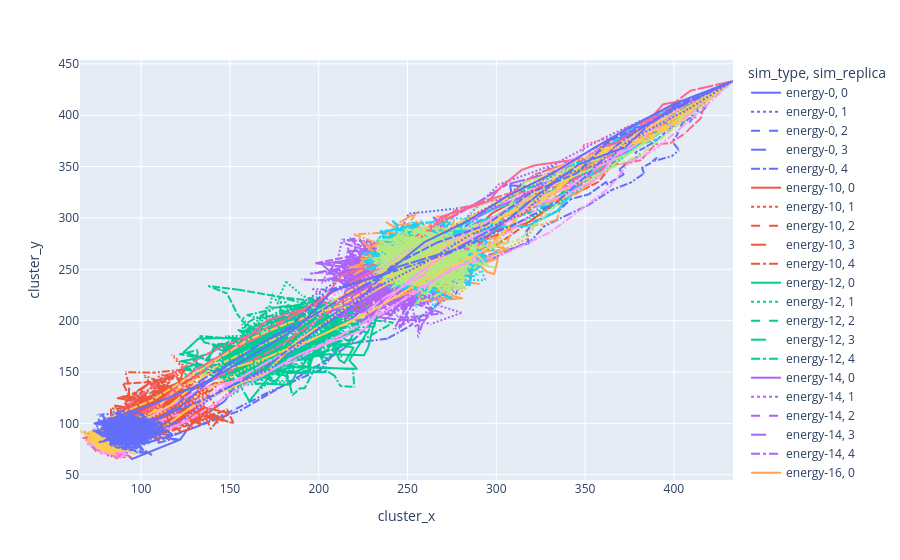

This figure's notebook cell:
### Code cell
# Cluster trajectories
px.line(
    displdf,
    x="cluster_x",
    y="cluster_y",
    color="sim_type",
    line_dash="sim_replica"
)

### Figure 1 — Plotly figure (JSON) as saved in the notebook; plotly's stock layout.template omitted (floating-point values rounded to 4 significant figures; data arrays with more than 128 entries replaced by an {"elided": "..."} marker saying what was removed)
{"data": [{"hovertemplate": "sim_type=energy-0<br>sim_replica=0<br>cluster_x=%{x}<br>cluster_y=%{y}<extra></extra>", "legendgroup": "energy-0, 0", "line": {"color": "#636efa", "dash": "solid"}, "marker": {"symbol": "circle"}, "mode": "lines", "name": "energy-0, 0", "showlegend": true, "type": "scattergl", "x": {"elided": "150 float values"}, "xaxis": "x", "y": {"elided": "150 float values"}, "yaxis": "y"}, {"hovertemplate": "sim_type=energy-0<br>sim_replica=1<br>cluster_x=%{x}<br>cluster_y=%{y}<extra></extra>", "legendgroup": "energy-0, 1", "line": {"color": "#636efa", "dash": "dot"}, "marker": {"symbol": "circle"}, "mode": "lines", "name": "energy-0, 1", "showlegend": true, "type": "scattergl", "x": {"elided": "150 float values"}, "xaxis": "x", "y": {"elided": "150 float values"}, "yaxis": "y"}, {"hovertemplate": "sim_type=energy-0<br>sim_replica=2<br>cluster_x=%{x}<br>cluster_y=%{y}<extra></extra>", "legendgroup": "energy-0, 2", "line": {"color": "#636efa", "dash": "dash"}, "marker": {"symbol": "circle"}, "mode": "lines", "name": "energy-0, 2", "showlegend": true, "type": "scattergl", "x": {"elided": "150 float values"}, "xaxis": "x", "y": {"elided": "150 float values"}, "yaxis": "y"}, {"hovertemplate": "sim_type=energy-0<br>sim_replica=3<br>cluster_x=%{x}<br>cluster_y=%{y}<extra></extra>", "legendgroup": "energy-0, 3", "line": {"color": "#636efa", "dash": "longdash"}, "marker": {"symbol": "circle"}, "mode": "lines", "name": "energy-0, 3", "showlegend": true, "type": "scattergl", "x": {"elided": "150 float values"}, "xaxis": "x", "y": {"elided": "150 float values"}, "yaxis": "y"}, {"hovertemplate": "sim_type=energy-0<br>sim_replica=4<br>cluster_x=%{x}<br>cluster_y=%{y}<extra></extra>", "legendgroup": "energy-0, 4", "line": {"color": "#636efa", "dash": "dashdot"}, "marker": {"symbol": "circle"}, "mode": "lines", "name": "energy-0, 4", "showlegend": true, "type": "scattergl", "x": {"elided": "150 float values"}, "xaxis": "x", "y": {"elided": "150 float values"}, "yaxis": "y"}, {"hovertemplate": "sim_type=energy-10<br>sim_replica=0<br>cluster_x=%{x}<br>cluster_y=%{y}<extra></extra>", "legendgroup": "energy-10, 0", "line": {"color": "#EF553B", "dash": "solid"}, "marker": {"symbol": "circle"}, "mode": "lines", "name": "energy-10, 0", "showlegend": true, "type": "scattergl", "x": {"elided": "150 float values"}, "xaxis": "x", "y": {"elided": "150 float values"}, "yaxis": "y"}, {"hovertemplate": "sim_type=energy-10<br>sim_replica=1<br>cluster_x=%{x}<br>cluster_y=%{y}<extra></extra>", "legendgroup": "energy-10, 1", "line": {"color": "#EF553B", "dash": "dot"}, "marker": {"symbol": "circle"}, "mode": "lines", "name": "energy-10, 1", "showlegend": true, "type": "scattergl", "x": {"elided": "150 float values"}, "xaxis": "x", "y": {"elided": "150 float values"}, "yaxis": "y"}, {"hovertemplate": "sim_type=energy-10<br>sim_replica=2<br>cluster_x=%{x}<br>cluster_y=%{y}<extra></extra>", "legendgroup": "energy-10, 2", "line": {"color": "#EF553B", "dash": "dash"}, "marker": {"symbol": "circle"}, "mode": "lines", "name": "energy-10, 2", "showlegend": true, "type": "scattergl", "x": {"elided": "150 float values"}, "xaxis": "x", "y": {"elided": "150 float values"}, "yaxis": "y"}, {"hovertemplate": "sim_type=energy-10<br>sim_replica=3<br>cluster_x=%{x}<br>cluster_y=%{y}<extra></extra>", "legendgroup": "energy-10, 3", "line": {"color": "#EF553B", "dash": "longdash"}, "marker": {"symbol": "circle"}, "mode": "lines", "name": "energy-10, 3", "showlegend": true, "type": "scattergl", "x": {"elided": "150 float values"}, "xaxis": "x", "y": {"elided": "150 float values"}, "yaxis": "y"}, {"hovertemplate": "sim_type=energy-10<br>sim_replica=4<br>cluster_x=%{x}<br>cluster_y=%{y}<extra></extra>", "legendgroup": "energy-10, 4", "line": {"color": "#EF553B", "dash": "dashdot"}, "marker": {"symbol": "circle"}, "mode": "lines", "name": "energy-10, 4", "showlegend": true, "type": "scattergl", "x": {"elided": "150 float values"}, "xaxis": "x", "y": {"elided": "150 float values"}, "yaxis": "y"}, {"hovertemplate": "sim_type=energy-12<br>sim_replica=0<br>cluster_x=%{x}<br>cluster_y=%{y}<extra></extra>", "legendgroup": "energy-12, 0", "line": {"color": "#00cc96", "dash": "solid"}, "marker": {"symbol": "circle"}, "mode": "lines", "name": "energy-12, 0", "showlegend": true, "type": "scattergl", "x": {"elided": "150 float values"}, "xaxis": "x", "y": {"elided": "150 float values"}, "yaxis": "y"}, {"hovertemplate": "sim_type=energy-12<br>sim_replica=1<br>cluster_x=%{x}<br>cluster_y=%{y}<extra></extra>", "legendgroup": "energy-12, 1", "line": {"color": "#00cc96", "dash": "dot"}, "marker": {"symbol": "circle"}, "mode": "lines", "name": "energy-12, 1", "showlegend": true, "type": "scattergl", "x": {"elided": "150 float values"}, "xaxis": "x", "y": {"elided": "150 float values"}, "yaxis": "y"}, {"hovertemplate": "sim_type=energy-12<br>sim_replica=2<br>cluster_x=%{x}<br>cluster_y=%{y}<extra></extra>", "legendgroup": "energy-12, 2", "line": {"color": "#00cc96", "dash": "dash"}, "marker": {"symbol": "circle"}, "mode": "lines", "name": "energy-12, 2", "showlegend": true, "type": "scattergl", "x": {"elided": "150 float values"}, "xaxis": "x", "y": {"elided": "150 float values"}, "yaxis": "y"}, {"hovertemplate": "sim_type=energy-12<br>sim_replica=3<br>cluster_x=%{x}<br>cluster_y=%{y}<extra></extra>", "legendgroup": "energy-12, 3", "line": {"color": "#00cc96", "dash": "longdash"}, "marker": {"symbol": "circle"}, "mode": "lines", "name": "energy-12, 3", "showlegend": true, "type": "scattergl", "x": {"elided": "150 float values"}, "xaxis": "x", "y": {"elided": "150 float values"}, "yaxis": "y"}, {"hovertemplate": "sim_type=energy-12<br>sim_replica=4<br>cluster_x=%{x}<br>cluster_y=%{y}<extra></extra>", "legendgroup": "energy-12, 4", "line": {"color": "#00cc96", "dash": "dashdot"}, "marker": {"symbol": "circle"}, "mode": "lines", "name": "energy-12, 4", "showlegend": true, "type": "scattergl", "x": {"elided": "150 float values"}, "xaxis": "x", "y": {"elided": "150 float values"}, "yaxis": "y"}, {"hovertemplate": "sim_type=energy-14<br>sim_replica=0<br>cluster_x=%{x}<br>cluster_y=%{y}<extra></extra>", "legendgroup": "energy-14, 0", "line": {"color": "#ab63fa", "dash": "solid"}, "marker": {"symbol": "circle"}, "mode": "lines", "name": "energy-14, 0", "showlegend": true, "type": "scattergl", "x": {"elided": "150 float values"}, "xaxis": "x", "y": {"elided": "150 float values"}, "yaxis": "y"}, {"hovertemplate": "sim_type=energy-14<br>sim_replica=1<br>cluster_x=%{x}<br>cluster_y=%{y}<extra></extra>", "legendgroup": "energy-14, 1", "line": {"color": "#ab63fa", "dash": "dot"}, "marker": {"symbol": "circle"}, "mode": "lines", "name": "energy-14, 1", "showlegend": true, "type": "scattergl", "x": {"elided": "150 float values"}, "xaxis": "x", "y": {"elided": "150 float values"}, "yaxis": "y"}, {"hovertemplate": "sim_type=energy-14<br>sim_replica=2<br>cluster_x=%{x}<br>cluster_y=%{y}<extra></extra>", "legendgroup": "energy-14, 2", "line": {"color": "#ab63fa", "dash": "dash"}, "marker": {"symbol": "circle"}, "mode": "lines", "name": "energy-14, 2", "showlegend": true, "type": "scattergl", "x": {"elided": "150 float values"}, "xaxis": "x", "y": {"elided": "150 float values"}, "yaxis": "y"}, {"hovertemplate": "sim_type=energy-14<br>sim_replica=3<br>cluster_x=%{x}<br>cluster_y=%{y}<extra></extra>", "legendgroup": "energy-14, 3", "line": {"color": "#ab63fa", "dash": "longdash"}, "marker": {"symbol": "circle"}, "mode": "lines", "name": "energy-14, 3", "showlegend": true, "type": "scattergl", "x": {"elided": "150 float values"}, "xaxis": "x", "y": {"elided": "150 float values"}, "yaxis": "y"}, {"hovertemplate": "sim_type=energy-14<br>sim_replica=4<br>cluster_x=%{x}<br>cluster_y=%{y}<extra></extra>", "legendgroup": "energy-14, 4", "line": {"color": "#ab63fa", "dash": "dashdot"}, "marker": {"symbol": "circle"}, "mode": "lines", "name": "energy-14, 4", "showlegend": true, "type": "scattergl", "x": {"elided": "150 float values"}, "xaxis": "x", "y": {"elided": "150 float values"}, "yaxis": "y"}, {"hovertemplate": "sim_type=energy-16<br>sim_replica=0<br>cluster_x=%{x}<br>cluster_y=%{y}<extra></extra>", "legendgroup": "energy-16, 0", "line": {"color": "#FFA15A", "dash": "solid"}, "marker": {"symbol": "circle"}, "mode": "lines", "name": "energy-16, 0", "showlegend": true, "type": "scattergl", "x": {"elided": "150 float values"}, "xaxis": "x", "y": {"elided": "150 float values"}, "yaxis": "y"}, {"hovertemplate": "sim_type=energy-16<br>sim_replica=1<br>cluster_x=%{x}<br>cluster_y=%{y}<extra></extra>", "legendgroup": "energy-16, 1", "line": {"color": "#FFA15A", "dash": "dot"}, "marker": {"symbol": "circle"}, "mode": "lines", "name": "energy-16, 1", "showlegend": true, "type": "scattergl", "x": {"elided": "150 float values"}, "xaxis": "x", "y": {"elided": "150 float values"}, "yaxis": "y"}, {"hovertemplate": "sim_type=energy-16<br>sim_replica=2<br>cluster_x=%{x}<br>cluster_y=%{y}<extra></extra>", "legendgroup": "energy-16, 2", "line": {"color": "#FFA15A", "dash": "dash"}, "marker": {"symbol": "circle"}, "mode": "lines", "name": "energy-16, 2", "showlegend": true, "type": "scattergl", "x": {"elided": "150 float values"}, "xaxis": "x", "y": {"elided": "150 float values"}, "yaxis": "y"}, {"hovertemplate": "sim_type=energy-16<br>sim_replica=3<br>cluster_x=%{x}<br>cluster_y=%{y}<extra></extra>", "legendgroup": "energy-16, 3", "line": {"color": "#FFA15A", "dash": "longdash"}, "marker": {"symbol": "circle"}, "mode": "lines", "name": "energy-16, 3", "showlegend": true, "type": "scattergl", "x": {"elided": "150 float values"}, "xaxis": "x", "y": {"elided": "150 float values"}, "yaxis": "y"}, {"hovertemplate": "sim_type=energy-16<br>sim_replica=4<br>cluster_x=%{x}<br>cluster_y=%{y}<extra></extra>", "legendgroup": "energy-16, 4", "line": {"color": "#FFA15A", "dash": "dashdot"}, "marker": {"symbol": "circle"}, "mode": "lines", "name": "energy-16, 4", "showlegend": true, "type": "scattergl", "x": {"elided": "150 float values"}, "xaxis": "x", "y": {"elided": "150 float values"}, "yaxis": "y"}, {"hovertemplate": "sim_type=energy-18<br>sim_replica=0<br>cluster_x=%{x}<br>cluster_y=%{y}<extra></extra>", "legendgroup": "energy-18, 0", "line": {"color": "#19d3f3", "dash": "solid"}, "marker": {"symbol": "circle"}, "mode": "lines", "name": "energy-18, 0", "showlegend": true, "type": "scattergl", "x": {"elided": "150 float values"}, "xaxis": "x", "y": {"elided": "150 float values"}, "yaxis": "y"}, {"hovertemplate": "sim_type=energy-18<br>sim_replica=1<br>cluster_x=%{x}<br>cluster_y=%{y}<extra></extra>", "legendgroup": "energy-18, 1", "line": {"color": "#19d3f3", "dash": "dot"}, "marker": {"symbol": "circle"}, "mode": "lines", "name": "energy-18, 1", "showlegend": true, "type": "scattergl", "x": {"elided": "150 float values"}, "xaxis": "x", "y": {"elided": "150 float values"}, "yaxis": "y"}, {"hovertemplate": "sim_type=energy-18<br>sim_replica=2<br>cluster_x=%{x}<br>cluster_y=%{y}<extra></extra>", "legendgroup": "energy-18, 2", "line": {"color": "#19d3f3", "dash": "dash"}, "marker": {"symbol": "circle"}, "mode": "lines", "name": "energy-18, 2", "showlegend": true, "type": "scattergl", "x": {"elided": "150 float values"}, "xaxis": "x", "y": {"elided": "150 float values"}, "yaxis": "y"}, {"hovertemplate": "sim_type=energy-18<br>sim_replica=3<br>cluster_x=%{x}<br>cluster_y=%{y}<extra></extra>", "legendgroup": "energy-18, 3", "line": {"color": "#19d3f3", "dash": "longdash"}, "marker": {"symbol": "circle"}, "mode": "lines", "name": "energy-18, 3", "showlegend": true, "type": "scattergl", "x": {"elided": "150 float values"}, "xaxis": "x", "y": {"elided": "150 float values"}, "yaxis": "y"}, {"hovertemplate": "sim_type=energy-18<br>sim_replica=4<br>cluster_x=%{x}<br>cluster_y=%{y}<extra></extra>", "legendgroup": "energy-18, 4", "line": {"color": "#19d3f3", "dash": "dashdot"}, "marker": {"symbol": "circle"}, "mode": "lines", "name": "energy-18, 4", "showlegend": true, "type": "scattergl", "x": {"elided": "150 float values"}, "xaxis": "x", "y": {"elided": "150 float values"}, "yaxis": "y"}, {"hovertemplate": "sim_type=energy-2<br>sim_replica=0<br>cluster_x=%{x}<br>cluster_y=%{y}<extra></extra>", "legendgroup": "energy-2, 0", "line": {"color": "#FF6692", "dash": "solid"}, "marker": {"symbol": "circle"}, "mode": "lines", "name": "energy-2, 0", "showlegend": true, "type": "scattergl", "x": {"elided": "150 float values"}, "xaxis": "x", "y": {"elided": "150 float values"}, "yaxis": "y"}, {"hovertemplate": "sim_type=energy-2<br>sim_replica=1<br>cluster_x=%{x}<br>cluster_y=%{y}<extra></extra>", "legendgroup": "energy-2, 1", "line": {"color": "#FF6692", "dash": "dot"}, "marker": {"symbol": "circle"}, "mode": "lines", "name": "energy-2, 1", "showlegend": true, "type": "scattergl", "x": {"elided": "150 float values"}, "xaxis": "x", "y": {"elided": "150 float values"}, "yaxis": "y"}, {"hovertemplate": "sim_type=energy-2<br>sim_replica=2<br>cluster_x=%{x}<br>cluster_y=%{y}<extra></extra>", "legendgroup": "energy-2, 2", "line": {"color": "#FF6692", "dash": "dash"}, "marker": {"symbol": "circle"}, "mode": "lines", "name": "energy-2, 2", "showlegend": true, "type": "scattergl", "x": {"elided": "150 float values"}, "xaxis": "x", "y": {"elided": "150 float values"}, "yaxis": "y"}, {"hovertemplate": "sim_type=energy-2<br>sim_replica=3<br>cluster_x=%{x}<br>cluster_y=%{y}<extra></extra>", "legendgroup": "energy-2, 3", "line": {"color": "#FF6692", "dash": "longdash"}, "marker": {"symbol": "circle"}, "mode": "lines", "name": "energy-2, 3", "showlegend": true, "type": "scattergl", "x": {"elided": "150 float values"}, "xaxis": "x", "y": {"elided": "150 float values"}, "yaxis": "y"}, {"hovertemplate": "sim_type=energy-2<br>sim_replica=4<br>cluster_x=%{x}<br>cluster_y=%{y}<extra></extra>", "legendgroup": "energy-2, 4", "line": {"color": "#FF6692", "dash": "dashdot"}, "marker": {"symbol": "circle"}, "mode": "lines", "name": "energy-2, 4", "showlegend": true, "type": "scattergl", "x": {"elided": "150 float values"}, "xaxis": "x", "y": {"elided": "150 float values"}, "yaxis": "y"}, {"hovertemplate": "sim_type=energy-20<br>sim_replica=0<br>cluster_x=%{x}<br>cluster_y=%{y}<extra></extra>", "legendgroup": "energy-20, 0", "line": {"color": "#B6E880", "dash": "solid"}, "marker": {"symbol": "circle"}, "mode": "lines", "name": "energy-20, 0", "showlegend": true, "type": "scattergl", "x": {"elided": "150 float values"}, "xaxis": "x", "y": {"elided": "150 float values"}, "yaxis": "y"}, {"hovertemplate": "sim_type=energy-20<br>sim_replica=1<br>cluster_x=%{x}<br>cluster_y=%{y}<extra></extra>", "legendgroup": "energy-20, 1", "line": {"color": "#B6E880", "dash": "dot"}, "marker": {"symbol": "circle"}, "mode": "lines", "name": "energy-20, 1", "showlegend": true, "type": "scattergl", "x": {"elided": "150 float values"}, "xaxis": "x", "y": {"elided": "150 float values"}, "yaxis": "y"}, {"hovertemplate": "sim_type=energy-20<br>sim_replica=2<br>cluster_x=%{x}<br>cluster_y=%{y}<extra></extra>", "legendgroup": "energy-20, 2", "line": {"color": "#B6E880", "dash": "dash"}, "marker": {"symbol": "circle"}, "mode": "lines", "name": "energy-20, 2", "showlegend": true, "type": "scattergl", "x": {"elided": "150 float values"}, "xaxis": "x", "y": {"elided": "150 float values"}, "yaxis": "y"}, {"hovertemplate": "sim_type=energy-20<br>sim_replica=3<br>cluster_x=%{x}<br>cluster_y=%{y}<extra></extra>", "legendgroup": "energy-20, 3", "line": {"color": "#B6E880", "dash": "longdash"}, "marker": {"symbol": "circle"}, "mode": "lines", "name": "energy-20, 3", "showlegend": true, "type": "scattergl", "x": {"elided": "150 float values"}, "xaxis": "x", "y": {"elided": "150 float values"}, "yaxis": "y"}, {"hovertemplate": "sim_type=energy-20<br>sim_replica=4<br>cluster_x=%{x}<br>cluster_y=%{y}<extra></extra>", "legendgroup": "energy-20, 4", "line": {"color": "#B6E880", "dash": "dashdot"}, "marker": {"symbol": "circle"}, "mode": "lines", "name": "energy-20, 4", "showlegend": true, "type": "scattergl", "x": {"elided": "150 float values"}, "xaxis": "x", "y": {"elided": "150 float values"}, "yaxis": "y"}, {"hovertemplate": "sim_type=energy-4<br>sim_replica=0<br>cluster_x=%{x}<br>cluster_y=%{y}<extra></extra>", "legendgroup": "energy-4, 0", "line": {"color": "#FF97FF", "dash": "solid"}, "marker": {"symbol": "circle"}, "mode": "lines", "name": "energy-4, 0", "showlegend": true, "type": "scattergl", "x": {"elided": "150 float values"}, "xaxis": "x", "y": {"elided": "150 float values"}, "yaxis": "y"}, {"hovertemplate": "sim_type=energy-4<br>sim_replica=1<br>cluster_x=%{x}<br>cluster_y=%{y}<extra></extra>", "legendgroup": "energy-4, 1", "line": {"color": "#FF97FF", "dash": "dot"}, "marker": {"symbol": "circle"}, "mode": "lines", "name": "energy-4, 1", "showlegend": true, "type": "scattergl", "x": {"elided": "150 float values"}, "xaxis": "x", "y": {"elided": "150 float values"}, "yaxis": "y"}, {"hovertemplate": "sim_type=energy-4<br>sim_replica=2<br>cluster_x=%{x}<br>cluster_y=%{y}<extra></extra>", "legendgroup": "energy-4, 2", "line": {"color": "#FF97FF", "dash": "dash"}, "marker": {"symbol": "circle"}, "mode": "lines", "name": "energy-4, 2", "showlegend": true, "type": "scattergl", "x": {"elided": "150 float values"}, "xaxis": "x", "y": {"elided": "150 float values"}, "yaxis": "y"}, {"hovertemplate": "sim_type=energy-4<br>sim_replica=3<br>cluster_x=%{x}<br>cluster_y=%{y}<extra></extra>", "legendgroup": "energy-4, 3", "line": {"color": "#FF97FF", "dash": "longdash"}, "marker": {"symbol": "circle"}, "mode": "lines", "name": "energy-4, 3", "showlegend": true, "type": "scattergl", "x": {"elided": "150 float values"}, "xaxis": "x", "y": {"elided": "150 float values"}, "yaxis": "y"}, {"hovertemplate": "sim_type=energy-4<br>sim_replica=4<br>cluster_x=%{x}<br>cluster_y=%{y}<extra></extra>", "legendgroup": "energy-4, 4", "line": {"color": "#FF97FF", "dash": "dashdot"}, "marker": {"symbol": "circle"}, "mode": "lines", "name": "energy-4, 4", "showlegend": true, "type": "scattergl", "x": {"elided": "150 float values"}, "xaxis": "x", "y": {"elided": "150 float values"}, "yaxis": "y"}, {"hovertemplate": "sim_type=energy-6<br>sim_replica=0<br>cluster_x=%{x}<br>cluster_y=%{y}<extra></extra>", "legendgroup": "energy-6, 0", "line": {"color": "#FECB52", "dash": "solid"}, "marker": {"symbol": "circle"}, "mode": "lines", "name": "energy-6, 0", "showlegend": true, "type": "scattergl", "x": {"elided": "150 float values"}, "xaxis": "x", "y": {"elided": "150 float values"}, "yaxis": "y"}, {"hovertemplate": "sim_type=energy-6<br>sim_replica=1<br>cluster_x=%{x}<br>cluster_y=%{y}<extra></extra>", "legendgroup": "energy-6, 1", "line": {"color": "#FECB52", "dash": "dot"}, "marker": {"symbol": "circle"}, "mode": "lines", "name": "energy-6, 1", "showlegend": true, "type": "scattergl", "x": {"elided": "150 float values"}, "xaxis": "x", "y": {"elided": "150 float values"}, "yaxis": "y"}, {"hovertemplate": "sim_type=energy-6<br>sim_replica=2<br>cluster_x=%{x}<br>cluster_y=%{y}<extra></extra>", "legendgroup": "energy-6, 2", "line": {"color": "#FECB52", "dash": "dash"}, "marker": {"symbol": "circle"}, "mode": "lines", "name": "energy-6, 2", "showlegend": true, "type": "scattergl", "x": {"elided": "150 float values"}, "xaxis": "x", "y": {"elided": "150 float values"}, "yaxis": "y"}, {"hovertemplate": "sim_type=energy-6<br>sim_replica=3<br>cluster_x=%{x}<br>cluster_y=%{y}<extra></extra>", "legendgroup": "energy-6, 3", "line": {"color": "#FECB52", "dash": "longdash"}, "marker": {"symbol": "circle"}, "mode": "lines", "name": "energy-6, 3", "showlegend": true, "type": "scattergl", "x": {"elided": "150 float values"}, "xaxis": "x", "y": {"elided": "150 float values"}, "yaxis": "y"}, {"hovertemplate": "sim_type=energy-6<br>sim_replica=4<br>cluster_x=%{x}<br>cluster_y=%{y}<extra></extra>", "legendgroup": "energy-6, 4", "line": {"color": "#FECB52", "dash": "dashdot"}, "marker": {"symbol": "circle"}, "mode": "lines", "name": "energy-6, 4", "showlegend": true, "type": "scattergl", "x": {"elided": "150 float values"}, "xaxis": "x", "y": {"elided": "150 float values"}, "yaxis": "y"}, {"hovertemplate": "sim_type=energy-8<br>sim_replica=0<br>cluster_x=%{x}<br>cluster_y=%{y}<extra></extra>", "legendgroup": "energy-8, 0", "line": {"color": "#636efa", "dash": "solid"}, "marker": {"symbol": "circle"}, "mode": "lines", "name": "energy-8, 0", "showlegend": true, "type": "scattergl", "x": {"elided": "150 float values"}, "xaxis": "x", "y": {"elided": "150 float values"}, "yaxis": "y"}, {"hovertemplate": "sim_type=energy-8<br>sim_replica=1<br>cluster_x=%{x}<br>cluster_y=%{y}<extra></extra>", "legendgroup": "energy-8, 1", "line": {"color": "#636efa", "dash": "dot"}, "marker": {"symbol": "circle"}, "mode": "lines", "name": "energy-8, 1", "showlegend": true, "type": "scattergl", "x": {"elided": "150 float values"}, "xaxis": "x", "y": {"elided": "150 float values"}, "yaxis": "y"}, {"hovertemplate": "sim_type=energy-8<br>sim_replica=2<br>cluster_x=%{x}<br>cluster_y=%{y}<extra></extra>", "legendgroup": "energy-8, 2", "line": {"color": "#636efa", "dash": "dash"}, "marker": {"symbol": "circle"}, "mode": "lines", "name": "energy-8, 2", "showlegend": true, "type": "scattergl", "x": {"elided": "150 float values"}, "xaxis": "x", "y": {"elided": "150 float values"}, "yaxis": "y"}, {"hovertemplate": "sim_type=energy-8<br>sim_replica=3<br>cluster_x=%{x}<br>cluster_y=%{y}<extra></extra>", "legendgroup": "energy-8, 3", "line": {"color": "#636efa", "dash": "longdash"}, "marker": {"symbol": "circle"}, "mode": "lines", "name": "energy-8, 3", "showlegend": true, "type": "scattergl", "x": {"elided": "150 float values"}, "xaxis": "x", "y": {"elided": "150 float values"}, "yaxis": "y"}, {"hovertemplate": "sim_type=energy-8<br>sim_replica=4<br>cluster_x=%{x}<br>cluster_y=%{y}<extra></extra>", "legendgroup": "energy-8, 4", "line": {"color": "#636efa", "dash": "dashdot"}, "marker": {"symbol": "circle"}, "mode": "lines", "name": "energy-8, 4", "showlegend": true, "type": "scattergl", "x": {"elided": "150 float values"}, "xaxis": "x", "y": {"elided": "150 float values"}, "yaxis": "y"}], "layout": {"legend": {"title": {"text": "sim_type, sim_replica"}, "tracegroupgap": 0}, "margin": {"t": 60}, "xaxis": {"anchor": "y", "domain": [0, 1], "title": {"text": "cluster_x"}}, "yaxis": {"anchor": "x", "domain": [0, 1], "title": {"text": "cluster_y"}}}}
